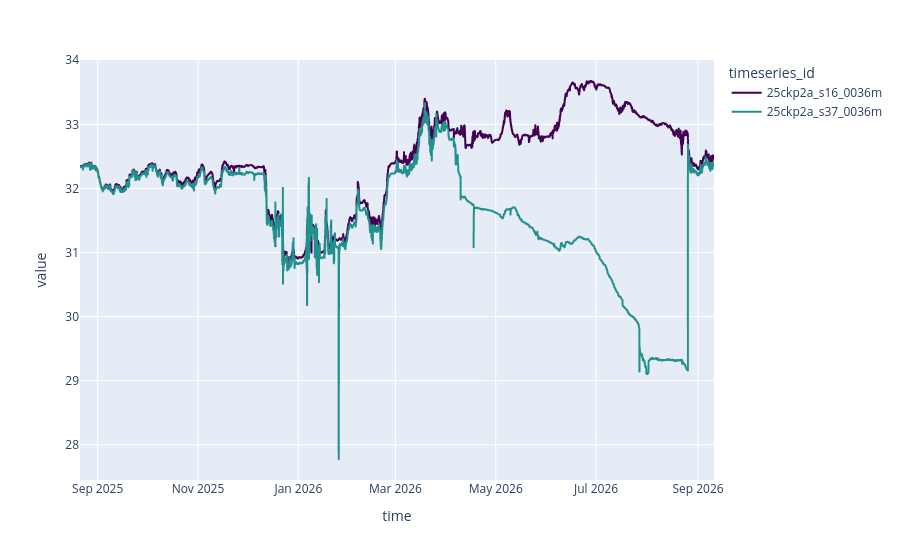

The notebook cell saved with this chart:
### Code cell
colors = px.colors.sample_colorscale("viridis", 3)

px.line(tdf.dropna(subset=['salinity'],how='all'),
        x='time',
        y=['salinity'],
        color='timeseries_id', 
        color_discrete_sequence=colors)

### Figure 1 — Plotly figure (JSON) as saved in the notebook; plotly's stock layout.template omitted (floating-point values rounded to 4 significant figures; data arrays with more than 128 entries replaced by an {"elided": "..."} marker saying what was removed)
{"data": [{"hovertemplate": "timeseries_id=25ckp2a_s16_0036m<br>variable=salinity<br>time=%{x}<br>value=%{y}<extra></extra>", "legendgroup": "25ckp2a_s16_0036m", "line": {"color": "rgb(68, 1, 84)", "dash": "solid"}, "marker": {"symbol": "circle"}, "mode": "lines", "name": "25ckp2a_s16_0036m", "showlegend": true, "type": "scattergl", "x": {"elided": "9245 str values"}, "xaxis": "x", "y": {"elided": "9245 float values"}, "yaxis": "y"}, {"hovertemplate": "timeseries_id=25ckp2a_s37_0036m<br>variable=salinity<br>time=%{x}<br>value=%{y}<extra></extra>", "legendgroup": "25ckp2a_s37_0036m", "line": {"color": "rgb(34, 144, 140)", "dash": "solid"}, "marker": {"symbol": "circle"}, "mode": "lines", "name": "25ckp2a_s37_0036m", "showlegend": true, "type": "scattergl", "x": {"elided": "9252 str values"}, "xaxis": "x", "y": {"elided": "9252 float values"}, "yaxis": "y"}], "layout": {"legend": {"title": {"text": "timeseries_id"}, "tracegroupgap": 0}, "margin": {"t": 60}, "xaxis": {"anchor": "y", "domain": [0, 1], "title": {"text": "time"}}, "yaxis": {"anchor": "x", "domain": [0, 1], "title": {"text": "value"}}}}
